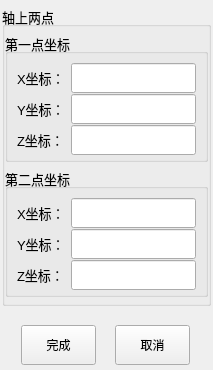
      <widget class="QWidget" name="page_7">
       <layout class="QGridLayout" name="gridLayout_11">
        <property name="leftMargin">
         <number>2</number>
        </property>
        <property name="topMargin">
         <number>6</number>
        </property>
        <property name="rightMargin">
         <number>2</number>
        </property>
        <property name="bottomMargin">
         <number>0</number>
        </property>
        <property name="spacing">
         <number>0</number>
        </property>
        <item row="0" column="0">
         <widget class="QGroupBox" name="groupBox_9">
          <property name="sizePolicy">
           <sizepolicy hsizetype="Expanding" vsizetype="Expanding">
            <horstretch>0</horstretch>
            <verstretch>0</verstretch>
           </sizepolicy>
          </property>
          <property name="minimumSize">
           <size>
            <width>0</width>
            <height>300</height>
           </size>
          </property>
          <property name="maximumSize">
           <size>
            <width>16777215</width>
            <height>300</height>
           </size>
          </property>
          <property name="font">
           <font>
            <pointsize>10</pointsize>
           </font>
          </property>
          <property name="title">
           <string>轴上两点</string>
          </property>
          <layout class="QVBoxLayout" name="verticalLayout_6">
           <property name="leftMargin">
            <number>0</number>
           </property>
           <property name="topMargin">
            <number>6</number>
           </property>
           <property name="rightMargin">
            <number>0</number>
           </property>
           <property name="bottomMargin">
            <number>6</number>
           </property>
           <item>
            <widget class="QGroupBox" name="groupBox_10">
             <property name="font">
              <font>
               <pointsize>10</pointsize>
              </font>
             </property>
             <property name="title">
              <string>第一点坐标</string>
             </property>
             <layout class="QGridLayout" name="gridLayout_12">
              <item row="0" column="0">
               <widget class="QLabel" name="label_16">
                <property name="minimumSize">
                 <size>
                  <width>0</width>
                  <height>30</height>
                 </size>
                </property>
                <property name="maximumSize">
                 <size>
                  <width>16777215</width>
                  <height>30</height>
                 </size>
                </property>
                <property name="font">
                 <font>
                  <pointsize>10</pointsize>
                 </font>
                </property>
                <property name="text">
                 <string>X坐标：</string>
                </property>
               </widget>
              </item>
              <item row="0" column="1">
               <widget class="QLineEdit" name="axisFirstXTxt">
                <property name="minimumSize">
                 <size>
                  <width>0</width>
                  <height>30</height>
                 </size>
                </property>
                <property name="maximumSize">
                 <size>
                  <width>16777215</width>
                  <height>30</height>
                 </size>
                </property>
                <property name="font">
                 <font>
                  <pointsize>10</pointsize>
                 </font>
                </property>
               </widget>
              </item>
              <item row="1" column="0">
               <widget class="QLabel" name="label_17">
                <property name="minimumSize">
                 <size>
                  <width>0</width>
                  <height>30</height>
                 </size>
                </property>
                <property name="maximumSize">
                 <size>
                  <width>16777215</width>
                  <height>30</height>
                 </size>
                </property>
                <property name="font">
                 <font>
                  <pointsize>10</pointsize>
                 </font>
                </property>
                <property name="text">
                 <string>Y坐标：</string>
                </property>
               </widget>
              </item>
              <item row="1" column="1">
               <widget class="QLineEdit" name="axisFirstYTxt">
                <property name="minimumSize">
                 <size>
                  <width>0</width>
                  <height>30</height>
                 </size>
                </property>
                <property name="maximumSize">
                 <size>
                  <width>16777215</width>
                  <height>30</height>
                 </size>
                </property>
                <property name="font">
                 <font>
                  <pointsize>10</pointsize>
                 </font>
                </property>
               </widget>
              </item>
              <item row="2" column="0">
               <widget class="QLabel" name="label_18">
                <property name="minimumSize">
                 <size>
                  <width>0</width>
                  <height>30</height>
                 </size>
                </property>
                <property name="maximumSize">
                 <size>
                  <width>16777215</width>
                  <height>30</height>
                 </size>
                </property>
                <property name="font">
                 <font>
                  <pointsize>10</pointsize>
                 </font>
                </property>
                <property name="text">
                 <string>Z坐标：</string>
                </property>
               </widget>
              </item>
              <item row="2" column="1">
               <widget class="QLineEdit" name="axisFirstZTxt">
                <property name="minimumSize">
                 <size>
                  <width>0</width>
                  <height>30</height>
                 </size>
                </property>
                <property name="maximumSize">
                 <size>
                  <width>16777215</width>
                  <height>30</height>
                 </size>
                </property>
                <property name="font">
                 <font>
                  <pointsize>10</pointsize>
                 </font>
                </property>
               </widget>
              </item>
             </layout>
            </widget>
           </item>
           <item>
            <widget class="QGroupBox" name="groupBox_11">
             <property name="font">
              <font>
               <pointsize>10</pointsize>
              </font>
             </property>
             <property name="title">
              <string>第二点坐标</string>
             </property>
             <layout class="QGridLayout" name="gridLayout_13">
              <item row="0" column="0">
               <widget class="QLabel" name="label_19">
                <property name="minimumSize">
                 <size>
                  <width>0</width>
                  <height>30</height>
                 </size>
                </property>
                <property name="maximumSize">
                 <size>
                  <width>16777215</width>
                  <height>30</height>
                 </size>
                </property>
                <property name="font">
                 <font>
                  <pointsize>10</pointsize>
                 </font>
                </property>
                <property name="text">
                 <string>X坐标：</string>
                </property>
               </widget>
              </item>
              <item row="0" column="1">
               <widget class="QLineEdit" name="axisSecondXTxt">
                <property name="minimumSize">
                 <size>
                  <width>0</width>
                  <height>30</height>
                 </size>
                </property>
                <property name="maximumSize">
                 <size>
                  <width>16777215</width>
                  <height>30</height>
                 </size>
                </property>
                <property name="font">
                 <font>
                  <pointsize>10</pointsize>
                 </font>
                </property>
               </widget>
              </item>
              <item row="1" column="0">
               <widget class="QLabel" name="label_20">
                <property name="minimumSize">
                 <size>
                  <width>0</width>
                  <height>30</height>
                 </size>
                </property>
                <property name="maximumSize">
                 <size>
                  <width>16777215</width>
                  <height>30</height>
                 </size>
                </property>
                <property name="font">
                 <font>
                  <pointsize>10</pointsize>
                 </font>
                </property>
                <property name="text">
                 <string>Y坐标：</string>
                </property>
               </widget>
              </item>
              <item row="1" column="1">
               <widget class="QLineEdit" name="axisSecondYTxt">
                <property name="minimumSize">
                 <size>
                  <width>0</width>
                  <height>30</height>
                 </size>
                </property>
                <property name="maximumSize">
                 <size>
                  <width>16777215</width>
                  <height>30</height>
                 </size>
                </property>
                <property name="font">
                 <font>
                  <pointsize>10</pointsize>
                 </font>
                </property>
               </widget>
              </item>
              <item row="2" column="0">
               <widget class="QLabel" name="label_21">
                <property name="minimumSize">
                 <size>
                  <width>0</width>
                  <height>30</height>
                 </size>
                </property>
                <property name="maximumSize">
                 <size>
                  <width>16777215</width>
                  <height>30</height>
                 </size>
                </property>
                <property name="font">
                 <font>
                  <pointsize>10</pointsize>
                 </font>
                </property>
                <property name="text">
                 <string>Z坐标：</string>
                </property>
               </widget>
              </item>
              <item row="2" column="1">
               <widget class="QLineEdit" name="axisSecondZTxt">
                <property name="minimumSize">
                 <size>
                  <width>0</width>
                  <height>30</height>
                 </size>
                </property>
                <property name="maximumSize">
                 <size>
                  <width>16777215</width>
                  <height>30</height>
                 </size>
                </property>
                <property name="font">
                 <font>
                  <pointsize>10</pointsize>
                 </font>
                </property>
               </widget>
              </item>
             </layout>
            </widget>
           </item>
          </layout>
         </widget>
        </item>
        <item row="1" column="0">
         <widget class="QLabel" name="label_15">
          <property name="sizePolicy">
           <sizepolicy hsizetype="Expanding" vsizetype="Expanding">
            <horstretch>0</horstretch>
            <verstretch>0</verstretch>
           </sizepolicy>
          </property>
          <property name="text">
           <string/>
          </property>
         </widget>
        </item>
        <item row="2" column="0">
         <widget class="QWidget" name="widget_8" native="true">
          <property name="sizePolicy">
           <sizepolicy hsizetype="Preferred" vsizetype="Expanding">
            <horstretch>0</horstretch>
            <verstretch>0</verstretch>
           </sizepolicy>
          </property>
          <property name="minimumSize">
           <size>
            <width>0</width>
            <height>50</height>
           </size>
          </property>
          <property name="maximumSize">
           <size>
            <width>16777215</width>
            <height>50</height>
           </size>
          </property>
          <layout class="QHBoxLayout" name="horizontalLayout_9">
           <property name="spacing">
            <number>0</number>
           </property>
           <property name="margin">
            <number>0</number>
           </property>
           <item>
            <widget class="QPushButton" name="pushButton_20">
             <property name="minimumSize">
              <size>
               <width>75</width>
               <height>40</height>
              </size>
             </property>
             <property name="maximumSize">
              <size>
               <width>75</width>
               <height>40</height>
              </size>
             </property>
             <property name="text">
              <string>完成</string>
             </property>
            </widget>
           </item>
           <item>
            <widget class="QPushButton" name="pushButton_21">
             <property name="minimumSize">
              <size>
               <width>75</width>
               <height>40</height>
              </size>
             </property>
             <property name="maximumSize">
              <size>
               <width>75</width>
               <height>40</height>
              </size>
             </property>
             <property name="text">
              <string>取消</string>
             </property>
            </widget>
           </item>
          </layout>
         </widget>
        </item>
       </layout>
      </widget>
